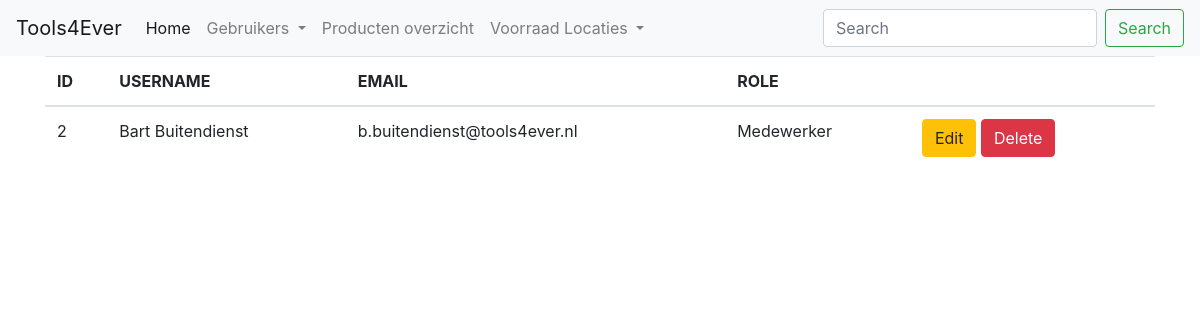
The app's page /users_index.php?role=3 with its own data.
### tables this page shows
CREATE TABLE `users` (
  `id` int(11) NOT NULL,
  `firstname` varchar(191) NOT NULL,
  `lastname` varchar(191) NOT NULL,
  `username` varchar(191) NOT NULL,
  `email` varchar(191) NOT NULL,
  `password` varchar(191) NOT NULL,
  `role` int(11) NOT NULL
);

### users_index.php (the view)
<?php
require 'database.php';
$sql = "SELECT * FROM users";
$statement = $db_conn->prepare($sql);
$statement->execute();
$database_gegevens = $statement->fetchAll(PDO::FETCH_ASSOC);
if (isset($_GET['role'])) {
    $role = $_GET['role'];
    $sql = "SELECT * FROM users WHERE role = :ph_role";
    $statement = $db_conn->prepare($sql);
    $statement->bindParam(":ph_role", $role);
    $statement->execute();
    $database_gegevens = $statement->fetchAll(PDO::FETCH_ASSOC);
}
?>
<?php include 'header.php'; ?>
<div class="container">
    <table class="table">
        <thead>
            <tr>
                <th>ID</th>
                <th>USERNAME</th>
                <th>EMAIL</th>
                <th>ROLE</th>
                <th>&nbsp;</th>
            </tr>
        </thead>
        <tbody>
            <?php foreach ($database_gegevens as $key => $user_row) : ?>
                <tr>
                    <td>
                        <?php echo $user_row['id']; ?>
                    </td>
                    <td>
                        <?php echo $user_row['username']; ?>
                    </td>
                    <td>
                        <?php echo $user_row['email']; ?>
                    </td>
                    <td>
                        <?php
                        $roles = ['', 'Admin', 'Manager', 'Medewerker'];
                        echo $roles[$user_row['role']]; ?>
                    </td>
                    <td>
                        <a class="btn btn-warning" href="users_update.php?user_id=<?php echo $user_row['id']; ?>">Edit</a>
                        <a class="btn btn-danger" href="users_delete.php?user_id=<?php echo $user_row['id']; ?>">Delete</a>
                    </td>
                </tr>
            <?php endforeach ?>
        </tbody>
    </table>
</div>
<?php include 'footer.php'; ?>

### records on screen
users: id "2", username "Bart Buitendienst", email "b.buitendienst@tools4ever.nl", role "Medewerker"
